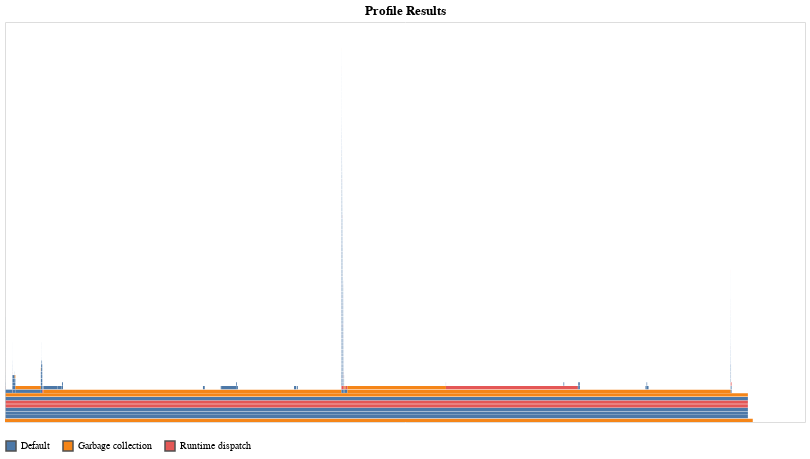

The cell this chart's notebook holds for it:
### Code cell
@profile main("/home/debr/codejams/julia/work/2017/WF/F.in")
Profile.clear()
@profile main("/home/debr/codejams/julia/work/2017/WF/F.in2")
ProfileVega.view()

### Figure 1 — Vega-Lite specification as saved in the notebook (floating-point values rounded to 4 significant figures; data arrays with more than 128 entries replaced by an {"elided": "..."} marker saying what was removed)
{"data": {"values": {"elided": "811 records"}}, "encoding": {"color": {"field": "status", "legend": {"orient": "bottom", "title": null}, "type": "nominal"}, "fillOpacity": {"condition": [{"selection": "highlight", "value": 0.6}, {"selection": "select", "value": 0.5}], "value": 1}, "strokeWidth": {"condition": [{"selection": "highlight", "value": 0.5}, {"selection": "select", "value": 0.5}], "value": 0}, "tooltip": {"field": "sf", "type": "nominal"}, "x": {"axis": null, "field": "x1", "type": "quantitative"}, "x2": {"field": "x2", "type": "quantitative"}, "y": {"axis": null, "field": "level", "type": "quantitative"}, "y2": {"field": "level2", "type": "quantitative"}}, "height": 400, "mark": {"stroke": "#505050", "type": "rect"}, "selection": {"grid": {"bind": "scales", "type": "interval"}, "highlight": {"empty": "none", "on": "mouseover", "type": "single"}, "select": {"empty": "none", "type": "multi"}}, "title": "Profile Results", "transform": [{"as": "level2", "calculate": "datum.level+0.9"}], "width": 800}
